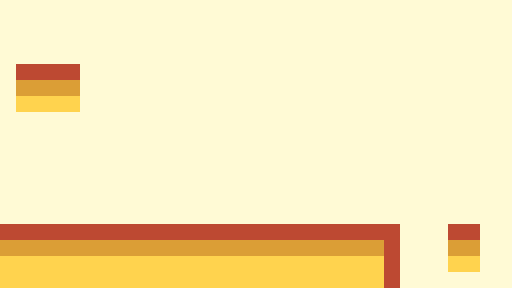

A level layout from a 2D game, rendered from its tile map. Below: a short description, then the map file with tile-grid data replaced by summaries:
An orthogonal 32x18 tile map with 16x16 px tiles, 2 tile layers (Background, Foreground) and 1 object (Goal).

<map version="1.0" orientation="orthogonal" width="32" height="18" tilewidth="16" tileheight="16">
 <tileset firstgid="1" name="world" tilewidth="16" tileheight="16">
  <image source="world.png" width="80" height="48" />
 </tileset>
 <layer name="Background" width="32" height="18">
  <data>[576 cells, 576 non-empty, 3 distinct tile ids]</data>
 </layer>
 <layer name="Foreground" width="32" height="18">
  <data>[576 cells, 49 non-empty, 3 distinct tile ids]</data>
 </layer>
 <objectgroup name="Objects" width="32" height="18">
  <object name="Goal" x="32" y="32" width="32" height="32" />
 </objectgroup>
</map>
